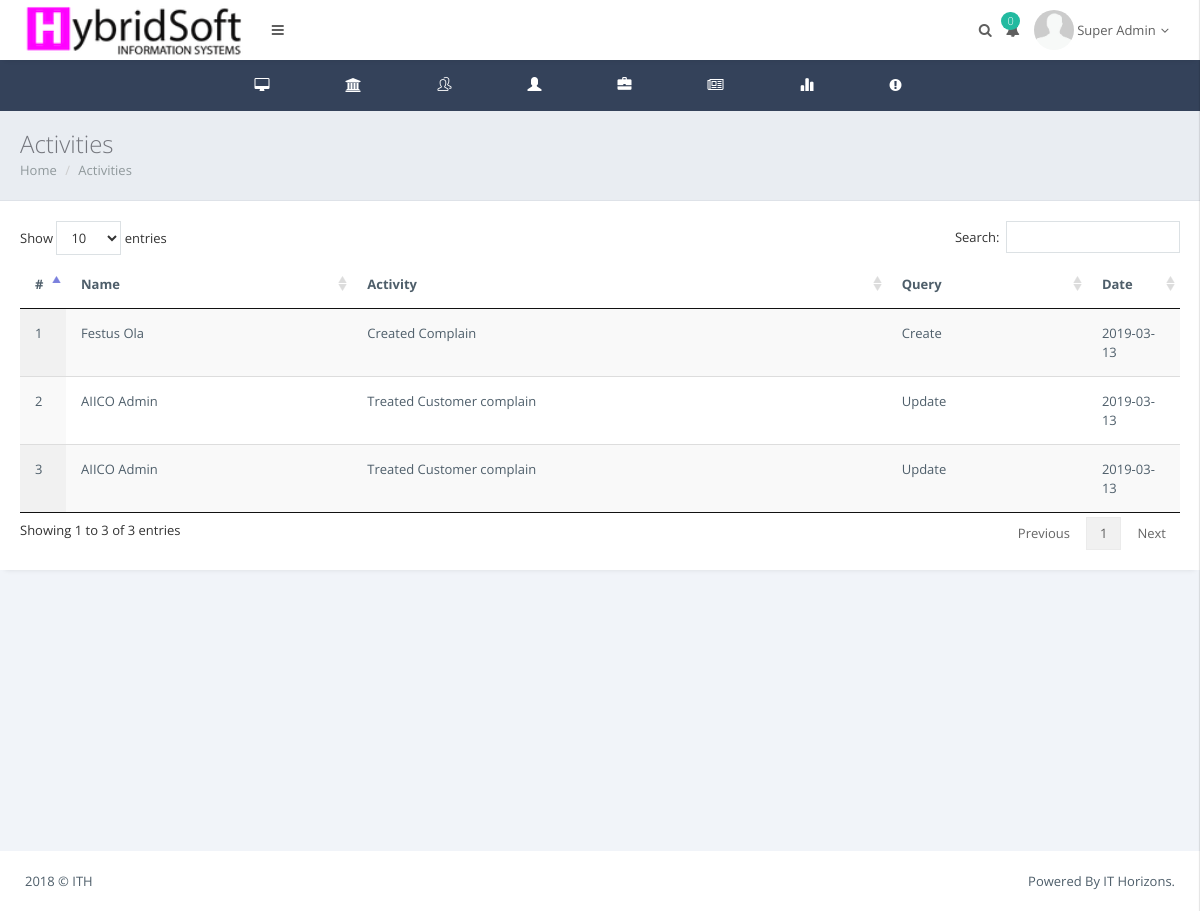
The app's page /admin/activity.php (signed in) with its own data.
### tables this page shows
CREATE TABLE `users` (
  `user_id` int(10) NOT NULL,
  `username` varchar(50) NOT NULL,
  `rc` varchar(12) NOT NULL,
  `telephone` varchar(12) NOT NULL,
  `email` varchar(50) NOT NULL,
  `address` text NOT NULL,
  `city` varchar(50) NOT NULL,
  `state` varchar(50) NOT NULL,
  `dob` date NOT NULL,
  `lastname` varchar(50) NOT NULL,
  `firstname` varchar(50) NOT NULL,
  `middlename` varchar(50) NOT NULL,
  `password` varchar(255) NOT NULL,
  `role_id` int(11) NOT NULL,
  `nfname` varchar(200) NOT NULL,
  `nlname` varchar(200) NOT NULL,
  `nphone` varchar(200) NOT NULL,
  `nemail` varchar(200) NOT NULL,
  `naddress` text NOT NULL,
  `created` date NOT NULL,
  `createdby` int(11) NOT NULL
);

CREATE TABLE `activities` (
  `id` int(11) NOT NULL,
  `userID` int(11) NOT NULL,
  `activity` text NOT NULL,
  `query` text NOT NULL,
  `role` int(11) NOT NULL,
  `created` date NOT NULL
);

### admin/index.php (called while the page is built, shortened)
<?php
include_once "../db.php";
if (isset($_SESSION["id"])){
    $user_id = $_SESSION["id"];
    $userQuery = "SELECT * FROM users WHERE user_id = '$user_id'";
    $result = mysqli_query($con, $userQuery);
    $user = mysqli_fetch_assoc($result);
    $name=$user['firstname']." ".$user['lastname'];
    $uid=$user['user_id'];
    $ins_comp=$con->query("SELECT insurance_id FROM iuser WHERE user_id='$uid'");
    $ra=$ins_comp->fetch_array();
    $i_id=$ra['insurance_id'];
}else{
    header('Location:../index.php');
}
?>

### admin/activity.php (the view, shortened to what this page needs)
<!DOCTYPE html>
<html>
    <head>
        <link href="../res/plugins/pace-master/themes/blue/pace-theme-flash.css" rel="stylesheet"/>
        <link href="../res/plugins/uniform/css/uniform.default.min.css" rel="stylesheet"/>
        <link href="../res/plugins/bootstrap/css/bootstrap.min.css" rel="stylesheet" type="text/css"/>
        <link href="../res/plugins/fontawesome/css/font-awesome.css" rel="stylesheet" type="text/css"/>
        <link href="../res/plugins/line-icons/simple-line-icons.css" rel="stylesheet" type="text/css"/>
        <link href="../res/plugins/offcanvasmenueffects/css/menu_cornerbox.css" rel="stylesheet" type="text/css"/>
        <link href="../res/plugins/waves/waves.min.css" rel="stylesheet" type="text/css"/>
        <link href="../res/plugins/switchery/switchery.min.css" rel="stylesheet" type="text/css"/>
        <link href="../res/plugins/3d-bold-navigation/css/style.css" rel="stylesheet" type="text/css"/>
        <link href="../res/plugins/slidepushmenus/css/component.css" rel="stylesheet" type="text/css"/>
        <link href="../res/plugins/datatables/css/jquery.datatables.min.css" rel="stylesheet" type="text/css"/>
        <link href="../res/plugins/datatables/css/jquery.datatables_themeroller.css" rel="stylesheet" type="text/css"/>
        <link href="../res/plugins/x-editable/bootstrap3-editable/css/bootstrap-editable.css" rel="stylesheet" type="text/css">
        <link href="../res/plugins/bootstrap-datepicker/css/datepicker3.css" rel="stylesheet" type="text/css"/>
        <link href="../res/css/modern.css" rel="stylesheet" type="text/css"/>
        <link href="../res/css/themes/white.css" class="theme-color" rel="stylesheet" type="text/css"/>
        <link href="../res/css/custom.css" rel="stylesheet" type="text/css"/>
    </head>
    <?php include 'nav.php'; ?>
<div class="page-inner">
    <div class="page-title">
        <h3>Activities</h3>
        <div class="page-breadcrumb">
            <ol class="breadcrumb">
                <li><a href="home.php">Home</a></li>
                <li><a href="#">Activities</a></li>
            </ol>
        </div>
    </div>
    <div class="row">
                        <div class="col-md-12">
                            <div class="panel panel-white">
                                <div class="panel-body">
                                   <div class="table-responsive">
                                    <table id="example" class="display table" style="width: 100%; cellspacing: 0;">
                                        <thead>
                                            <tr>
                                                <th width="4%">#</th>
                                                <th>Name</th>
                                                <th> Activity</th>
                                                <th> Query</th>
                                                <th width="8%"> Date</th>
                                            </tr>
                                        </thead>
                                        <tbody>
                                            <?php
                                            $cus=$con->query("SELECT * FROM users, activities WHERE users.user_id = activities.userID ");
                                            $counter =0;
                                            while($row=$cus->fetch_array()){
                                              ?>
                                            <tr>
                                                <td><?php echo ++$counter ;?> </td>
                                                <td><?php echo $row['firstname']." ".$row['lastname'] ;?></td>
                                                <td><?php  echo $row['activity'] ;?></td>
                                                <td><?php  echo $row['query'] ;?></td>
                                                <td><?php  echo $row['created'] ;?></td>
                                            </tr>
                                            <?php } ?>
                                        </tbody>
                                       </table>
                                    </div>
                                </div>
                            </div>
                        </div>
    </div>
</div>
 <?php include 'tfoot.php'; ?>

### admin/nav.php (shortened to what this page needs)
<?php
include_once "index.php";?>
    <body class="page-header-fixed page-horizontal-bar">
        <main class="page-content content-wrap">
            <div class="navbar">
                <div class="navbar-inner">
                    <div class="logo-box" style="background: #fff;">
                        <a href="home.php" class="logo-text">
                            <span>
                                <img src="../assets/images/logo2.png" height="54" alt=""/>
                            </span></a>
                    </div>
                    <div class="topmenu-outer">
                        <div class="top-menu">
                            <ul class="nav navbar-nav navbar-left">
                                <li>
                                    <a href="javascript:void(0);" class="waves-effect waves-button waves-classic sidebar-toggle"><i class="fa fa-bars"></i></a>
                                </li>
                            </ul>
                            <ul class="nav navbar-nav navbar-right">
                                <li>
                                    <a href="javascript:void(0);" class="waves-effect waves-button waves-classic show-search"><i class="fa fa-search"></i></a>
                                </li>
                                <?php
                                        $usrx=$con->query("SELECT count(distinct user_id) AS customer, count(policy) AS policy, sum(premium) AS premium FROM transaction WHERE insurance_id='$i_id' AND status='Active' ");
                                        $ru2=$usrx->fetch_array();
                                        $n=$ru2['policy'];
                                        ?>
                                <li class="dropdown">
                                    <a href="#" class="dropdown-toggle waves-effect waves-button waves-classic" data-toggle="dropdown"><i class="fa fa-bell"></i><span class="badge badge-success pull-right"><?php echo $n;?></span></a>
                                </li>
                                <li class="dropdown">
                                    <a href="#" class="dropdown-toggle waves-effect waves-button waves-classic" data-toggle="dropdown">
                                        <img class="img-circle avatar" src="../res/images/avatar1.png" width="40" height="40" alt="">
                                        <span class="user-name"><?php echo $name; ?><i class="fa fa-angle-down"></i></span>
                                    </a>
                                </li>
                                <li>
                                    <a href="javascript:void(0);"  id="showRight"></a>
                                </li>
                            </ul>
                        </div>
                    </div>
                </div>
            </div>
            <div class="horizontal-bar sidebar">
                <div class="page-sidebar-inner slimscroll">
                    <ul class="menu accordion-menu">
                        <li><a href="home.php" class="waves-effect waves-button"><span class="menu-icon fa fa-desktop"></span><p>Dashboard</p></a></li>
                        <li class="droplink"><a href="#" class="waves-effect waves-button"><span class="menu-icon fa fa-bank"></span><p>Partners</p><span class="arrow"></span></a>
                        </li>
                        <li class="droplink"><a href="#" class="waves-effect waves-button"><span class="menu-icon icon-users"></span><p>Customers</p><span class="arrow"></span></a>
                        </li>
                        <li class="droplink"><a href="#" class="waves-effect waves-button"><span class="menu-icon glyphicon glyphicon-user"></span><p>Marketers</p><span class="arrow"></span></a>
                        </li>
                        <li class="droplink"><a href="#" class="waves-effect waves-button"><span class="menu-icon glyphicon glyphicon-briefcase"></span><p>Claims</p><span class="arrow"></span></a>
                        </li>
                        <li class="droplink"><a href="#" class="waves-effect waves-button"><span class="menu-icon fa fa-newspaper-o"></span><p>Products</p><span class="arrow"></span></a>
                        </li>
                        <li><a href="report.php" class="waves-effect waves-button"><span class="menu-icon glyphicon glyphicon-stats"></span><p>Reporting</p></a></li>
                        <li><a href="complain.php" class="waves-effect waves-button"><span class="menu-icon fa fa-exclamation-circle"></span><p>Complians</p></a></li>
                    </ul>
                </div>
            </div>

### admin/tfoot.php (shortened to what this page needs)
<div class="page-footer">
                    <p class="no-s">2018 &copy; ITH <span class="pull-right">Powered By IT Horizons.</span></p>
                </div>
        </main>
    </body>
</html>

### res/css/themes/white.css (style rules this page uses)
.page-content { background: #34425A; }
.navbar .logo-box { background: #fff; }
.navbar .logo-box a { color: #5f5f5f; }
.sidebar { background: #34425A; }
.menu { background: #34425A; }
.menu.accordion-menu a { color: #899dc1; }

### records on screen
users: name "Super Admin"
activities: userID.firstname "Festus", userID.lastname "Ola", activity "Created Complain", query "Create", created "2019-03-13"
activities: userID.firstname "AIICO", userID.lastname "Admin", activity "Treated Customer complain", query "Update", created "2019-03-13"
activities: userID.firstname "AIICO", userID.lastname "Admin", activity "Treated Customer complain", query "Update", created "2019-03-13"

### other values on screen
$n "0"
